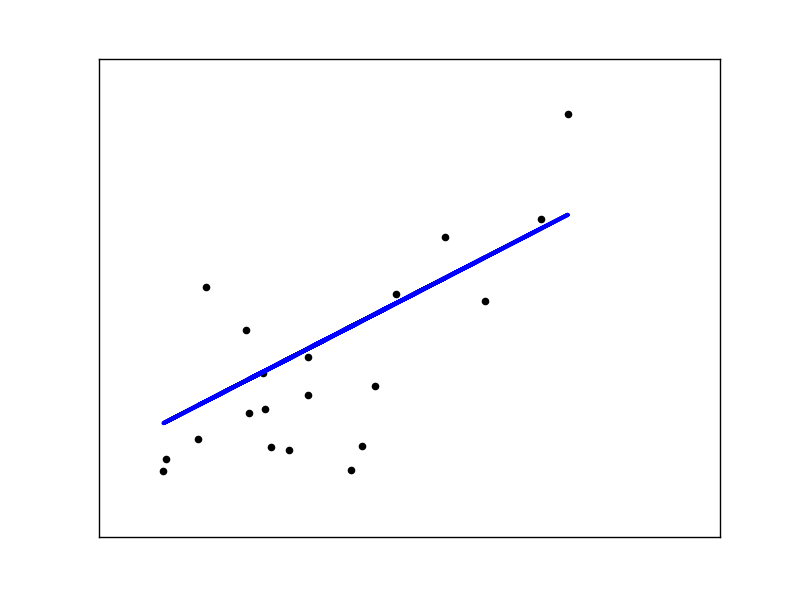

The Python source for this figure:
#!/usr/bin/python
# -*- coding: utf-8 -*-

"""
=========================================================
A Two-Dimensional Plot of this Regression Technique
=========================================================
This example uses the only the first feature of the diabetes dataset, in order to illustrate a two-dimensional plot of this regression technique. 
The straight line can be seen in the plot, showing how linear regression attempts to draw a straight line that will best minimize the residual sum of squares between the observed responses in the dataset, and the responses predicted by the linear approximation.
The coefficients, the residual sum of squares and the variance score are also calculated.

"""

# Author: HangJie

import matplotlib.pyplot as plt
import numpy as np
from  sklearn import datasets,linear_model

# load the diabetes dataset
diabetes = datasets.load_diabetes()

# Use only one feature
diabetes_X = diabetes.data[:,np.newaxis,2]

# Split the data into training/testing sets
diabetes_X_train = diabetes_X[:-20]
diabetes_X_test = diabetes_X[-20:]

# Split the targets into training/testing sets
diabetes_y_train = diabetes.target[:-20]
diabetes_y_test = diabetes.target[-20:]

# Create linear regression object
regr = linear_model.LinearRegression()

# Train the model using the training sets
regr.fit(diabetes_X_train,diabetes_y_train)

# The coefficients
print('Coefficients: \n', regr.coef_)
# The mean squared error
print("Mean squared error: %.2f"
      % np.mean((regr.predict(diabetes_X_test) - diabetes_y_test) ** 2))
# Explained variance score : 1 is perfect prediction
print('Variance score: %.2f' % regr.score(diabetes_X_test,diabetes_y_test))

# plot outputs
plt.scatter(diabetes_X_test,diabetes_y_test, color='black')
plt.plot(diabetes_X_test, regr.predict(diabetes_X_test),color='blue',linewidth=3)
plt.xticks(())
plt.yticks(())
plt.show()
